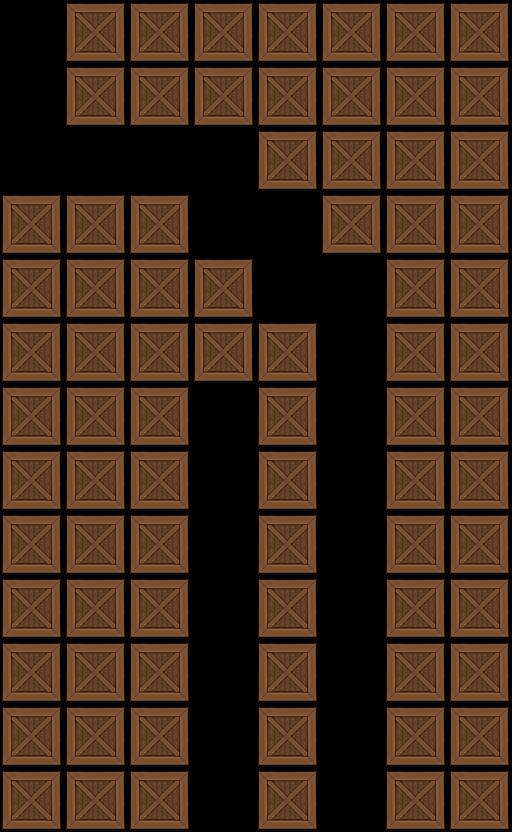

Tiled map render using the project's own tile images. Description and the map definition, with tile-layer contents summarised, below:
An orthogonal 8x13 tile map with 64x64 px tiles, 1 tile layer (Tile Layer 1).

<map version="1.0" orientation="orthogonal" width="8" height="13" tilewidth="64" tileheight="64">
 <tileset firstgid="1" name="crate" tilewidth="64" tileheight="64">
  <image source="../../crate.png" width="64" height="64" />
 </tileset>
 <layer name="Tile Layer 1" width="8" height="13">
  <data>[104 cells, 79 non-empty, 1 distinct tile ids]</data>
 </layer>
</map>
